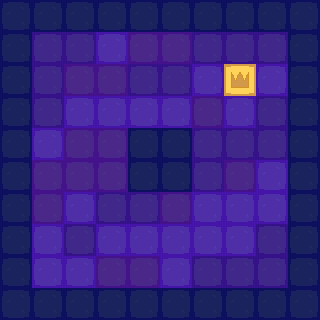

A 2D game scene composited from a Tiled map and its tileset images. What follows is a short description and the map's XML, with every tile layer's data as written:
An orthogonal 10x10 tile map with 32x32 px tiles, 1 tile layer (background) and 6 objects.

<map version="1.10" tiledversion="1.11.2" orientation="orthogonal" renderorder="right-down" width="10" height="10" tilewidth="32" tileheight="32" infinite="0" nextlayerid="5" nextobjectid="22">
 <tileset firstgid="1" source="gamefield.tsx" />
 <layer id="1" name="background" width="10" height="10">
  <data encoding="csv">
3,3,3,3,3,3,3,3,3,3,
3,2,2,1,11,11,2,2,2,3,
3,2,11,11,2,2,1,12,1,3,
3,2,1,1,1,1,11,1,2,3,
3,1,11,11,3,3,2,2,2,3,
3,11,11,11,3,3,2,11,1,3,
3,11,1,2,2,11,1,1,1,3,
3,1,2,1,1,1,1,1,2,3,
3,1,1,11,11,1,2,2,2,3,
3,3,3,3,3,3,3,3,3,3
</data>
 </layer>
 <objectgroup id="3" name="walls">
  <object id="15" x="4" y="-3" width="313" height="29" />
  <object id="16" x="133" y="131" width="55.5" height="57.5" />
  <object id="17" x="5" y="35.5" width="23.5" height="275.5" />
  <object id="18" x="38" y="292.5" width="248" height="21" />
  <object id="19" x="293.5" y="33" width="21.5" height="269.5" />
 </objectgroup>
 <objectgroup id="4" name="zones">
  <object id="21" x="232" y="71" width="17.5" height="18" />
 </objectgroup>
</map>
